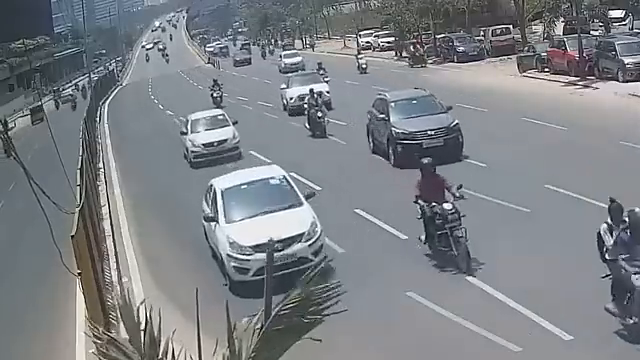
#> input picture frame 88 of video3_safety.mp4, 640 x 360 px, given in place of vehicles.mp4, which was not available
$ python main.py
#> lines starting #> are read from the running program, lines starting #| are printed output that depends on the picture; pictures that were not available may be replaced by others from this repository, and a replacement may not be noted
### utils.py
# utils.py
import cv2

def center_handle(x, y, w, h):
    return int(x + w / 2), int(y + h / 2)

def draw_text(frame, text, pos=(10, 30), color=(0, 0, 255), size=1.0, thickness=2):
    cv2.putText(frame, text, pos, cv2.FONT_HERSHEY_SIMPLEX, size, color, thickness)

def draw_count_line(frame, y_pos, color, width=3):
    cv2.line(frame, (0, y_pos), (frame.shape[1], y_pos), color, width)

### main.py
import cv2
import numpy as np
from config import COUNT_LINE_POSITION, MIN_WIDTH, MIN_HEIGHT, LINE_OFFSET
from config import LINE_COLOR, CROSS_LINE_COLOR, TEXT_COLOR, MOG_HISTORY, MOG_THRESHOLD
from utils import center_handle, draw_text, draw_count_line

# Load video
cap = cv2.VideoCapture('vehicles.mp4')

# Initialize background subtractor
fgbg = cv2.createBackgroundSubtractorMOG2(history=MOG_HISTORY, varThreshold=MOG_THRESHOLD, detectShadows=False)

# Store tracked vehicles
tracked_vehicles = {}
next_vehicle_id = 0
vehicle_count = 0

def assign_vehicle_id(center, existing_tracks, threshold=60):
    """Assign a unique ID to a new vehicle or match with an existing track."""
    min_distance = float('inf')
    matched_id = None
    for vehicle_id, data in existing_tracks.items():
        prev_center = data['center']
        distance = np.sqrt((center[0] - prev_center[0])**2 + (center[1] - prev_center[1])**2)
        if distance < min_distance and distance < threshold:
            min_distance = distance
            matched_id = vehicle_id
    return matched_id

while cap.isOpened():
    ret, frame = cap.read()
#> frame is the input picture: shape (360, 640, 3); mean B, G, R 134.9, 130, 125.9
    if not ret:
        break

    # Resize and crop ROI
    frame = cv2.resize(frame, (1020, 600))
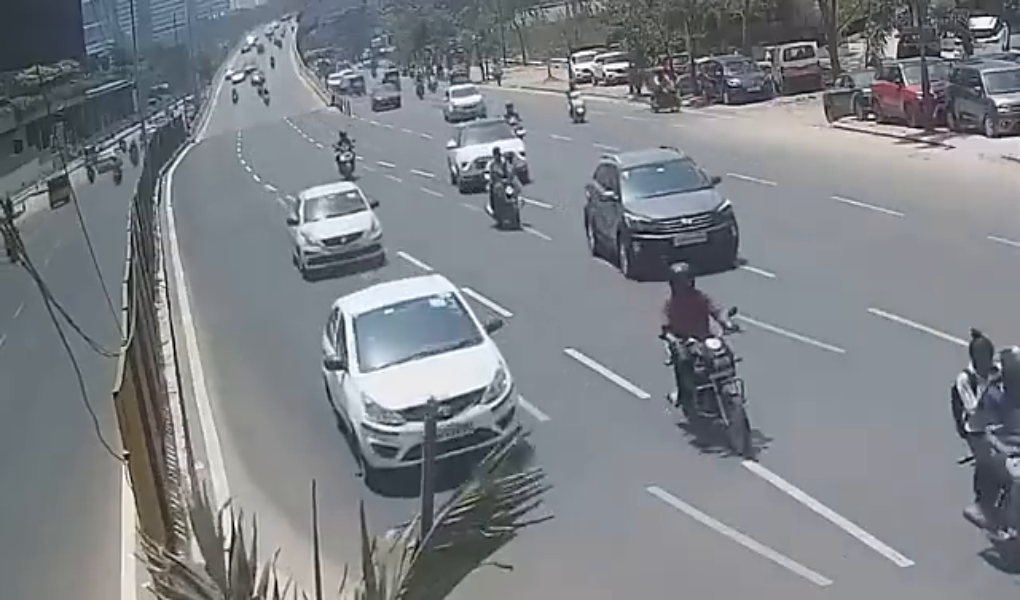
#> frame: shape (600, 1020, 3); mean B, G, R 134.9, 129.9, 125.8
    roi = frame[200:600, :]  # ROI: y=200 to 600
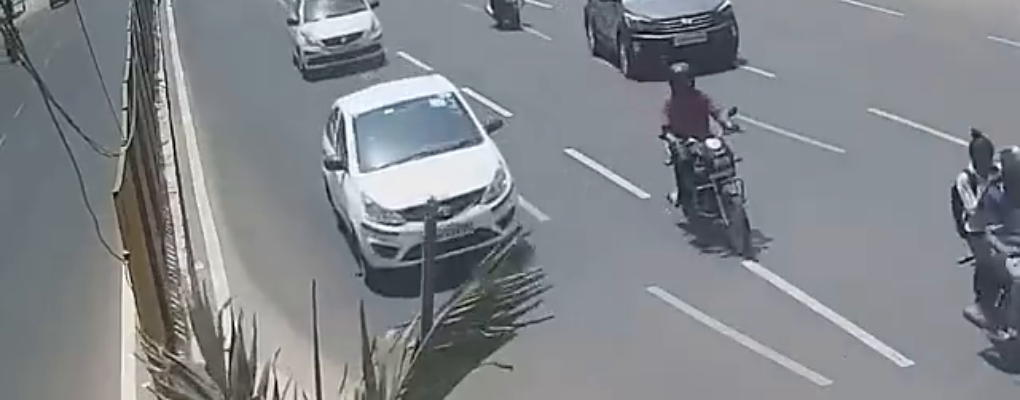
#> roi: shape (400, 1020, 3); mean B, G, R 138.1, 133.6, 129.7

    # Background subtraction
    mask = fgbg.apply(roi)
#> mask: shape (400, 1020); every value is 255
    _, mask = cv2.threshold(mask, 244, 255, cv2.THRESH_BINARY)
    mask = cv2.erode(mask, np.ones((3, 3), np.uint8), iterations=1)  # Reduce noise
    mask = cv2.dilate(mask, np.ones((7, 7), np.uint8), iterations=3)  # Connect vehicle parts

    # Find contours
    contours, _ = cv2.findContours(mask, cv2.RETR_EXTERNAL, cv2.CHAIN_APPROX_SIMPLE)
#> contours = [[[0, 0], [0, 399], [1019, 399], [1019, 0]]]

    # Draw counting line
    draw_count_line(roi, COUNT_LINE_POSITION, LINE_COLOR)

    current_frame_detections = []

    # Process contours
    for cnt in contours:
        x, y, w, h = cv2.boundingRect(cnt)
        area = cv2.contourArea(cnt)
        if w >= MIN_WIDTH and h >= MIN_HEIGHT and area > 300:
            cx, cy = center_handle(x, y, w, h)
            current_frame_detections.append((cx, cy, x, y, w, h))
            cv2.rectangle(roi, (x, y), (x + w, y + h), (255, 255, 0), 2)
            cv2.circle(roi, (cx, cy), 4, (0, 0, 255), -1)
            cv2.putText(roi, f"ID: {next_vehicle_id}", (x, y-10),
                        cv2.FONT_HERSHEY_SIMPLEX, 0.5, (0, 255, 0), 2)
#> this loop made 1 pass
#> (cnt, x, y, w, h, area, cx, cy) on pass 1: ([[0, 0], [0, 399], [1019, 399], [1019, 0]], 0, 0, 1020, 400, 406581, 510, 200)
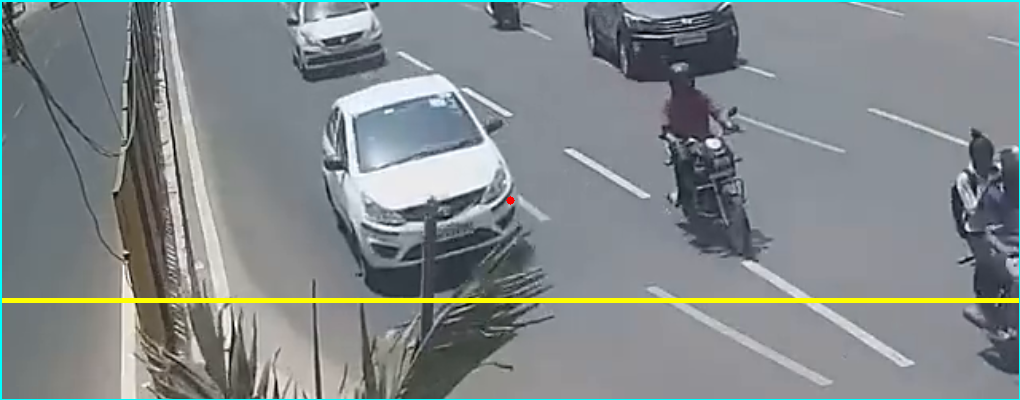
#> roi: shape (400, 1020, 3); mean B, G, R 137.6, 136.3, 129.9
#> after the loop, current_frame_detections = [(510, 200, 0, 0, 1020, 400)]

    # Update tracked vehicles
    new_tracked_vehicles = {}
    for detection in current_frame_detections:
        cx, cy, x, y, w, h = detection
        vehicle_id = assign_vehicle_id((cx, cy), tracked_vehicles)

        if vehicle_id is not None:
            # Update existing vehicle
            new_tracked_vehicles[vehicle_id] = {
                'center': (cx, cy),
                'crossed': tracked_vehicles[vehicle_id]['crossed'],
                'prev_y': tracked_vehicles[vehicle_id]['prev_y']
            }
        else:
            # New vehicle
            new_tracked_vehicles[next_vehicle_id] = {
                'center': (cx, cy),
                'crossed': False,
                'prev_y': cy
            }
            next_vehicle_id += 1
#> this loop made 1 pass
#> (cx, cy, x, y, w, h, next_vehicle_id) on pass 1: (510, 200, 0, 0, 1020, 400, 1)
#> after the loop, new_tracked_vehicles = 1 item; next_vehicle_id = 1

    # Counting logic
    for vehicle_id, data in new_tracked_vehicles.items():
        current_y = data['center'][1]
        prev_y = data['prev_y']

        # Count if vehicle crosses the line (moving downward)
        if not data['crossed'] and prev_y < COUNT_LINE_POSITION <= current_y:
            vehicle_count += 1
            new_tracked_vehicles[vehicle_id]['crossed'] = True
            cv2.line(roi, (0, COUNT_LINE_POSITION), (roi.shape[1], COUNT_LINE_POSITION), CROSS_LINE_COLOR, 3)
            print(f"Vehicle {vehicle_id} counted at y={current_y}, total count={vehicle_count}")

        # Update previous y for next frame
        new_tracked_vehicles[vehicle_id]['prev_y'] = current_y
#> this loop made 1 pass
#> (vehicle_id, data, current_y, prev_y) on pass 1: (0, {'center': (510, 200), 'crossed': False, 'prev_y': 200}, 200, 200)
#> after the loop, vehicle_count = 0

    # Update tracked vehicles (remove if out of ROI)
    tracked_vehicles = {k: v for k, v in new_tracked_vehicles.items() if v['center'][1] < roi.shape[0] - 10}
#> tracked_vehicles = 1 item

    # Display total count
    draw_text(roi, f"Total Vehicles: {vehicle_count}", pos=(10, 50), color=TEXT_COLOR, size=1)
#> in draw_text, `cv2.putText(frame, text, pos, cv2.FONT_HERSHEY_SIMPLEX, size, color, t..`:
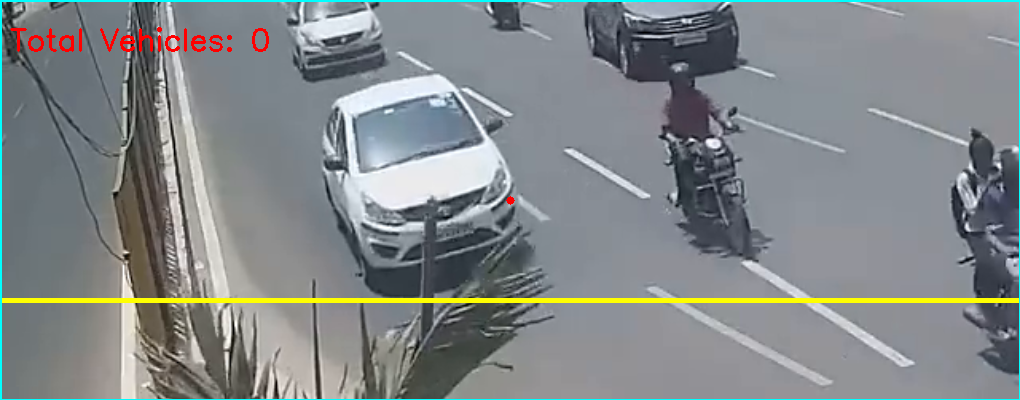
#> frame: shape (400, 1020, 3); mean B, G, R 137.1, 135.9, 130.5

    # Debug: Show mask and frame
    cv2.imshow("Mask", mask)
    cv2.imshow("Vehicle Detection and Counting", roi)

    # Exit on ESC
    if cv2.waitKey(30) == 27:
#> (key Esc is pressed here)
        break

cap.release()
cv2.destroyAllWindows()

$ run again, starting later in the video
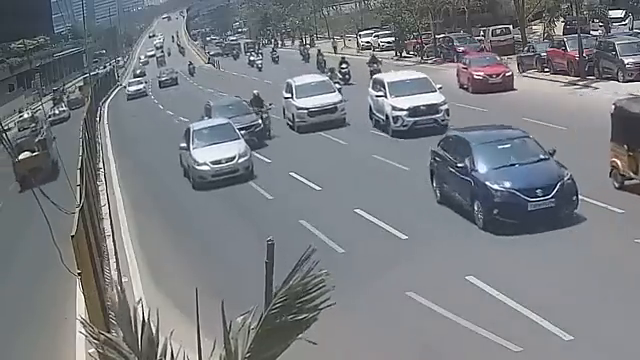
#> input picture frame 399 of video3_safety.mp4, 640 x 360 px, given in place of vehicles.mp4, which was not available
#> frame is the input picture: shape (360, 640, 3); mean B, G, R 130.5, 125.5, 121.8
#> mask: shape (400, 1020); every value is 255
#> contours = [[[0, 0], [0, 399], [1019, 399], [1019, 0]]]
#> the loop `for cnt in contours:` made 1 pass
#> (cnt, x, y, w, h, area, cx, cy) on pass 1: ([[0, 0], [0, 399], [1019, 399], [1019, 0]], 0, 0, 1020, 400, 406581, 510, 200)
#> after the loop `for cnt in contours:`:
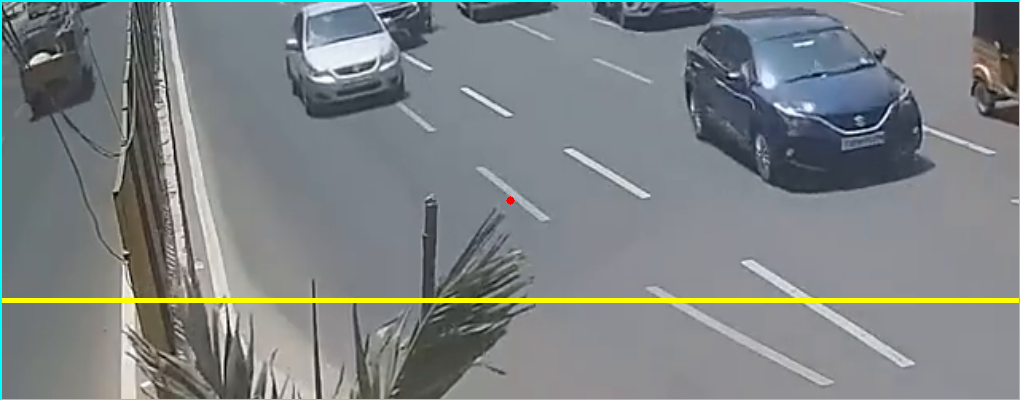
#> roi: shape (400, 1020, 3); mean B, G, R 132.4, 131.2, 124.9
#> after the loop `for cnt in contours:`: current_frame_detections = [(510, 200, 0, 0, 1020, 400)]
#> the loop `for detection in current_frame_detections:` made 1 pass
#> (cx, cy, x, y, w, h, next_vehicle_id) on pass 1: (510, 200, 0, 0, 1020, 400, 1)
#> after the loop `for detection in current_frame_detections:`: new_tracked_vehicles = 1 item; next_vehicle_id = 1
#> the loop `for vehicle_id, data in new_tracked_vehicles.items():` made 1 pass
#> (vehicle_id, data, current_y, prev_y) on pass 1: (0, {'center': (510, 200), 'crossed': False, 'prev_y': 200}, 200, 200)
#> after the loop `for vehicle_id, data in new_tracked_vehicles.items():`: vehicle_count = 0
#> tracked_vehicles = 1 item
#> in draw_text, `cv2.putText(frame, text, pos, cv2.FONT_HERSHEY_SIMPLEX, size, color, t..`:
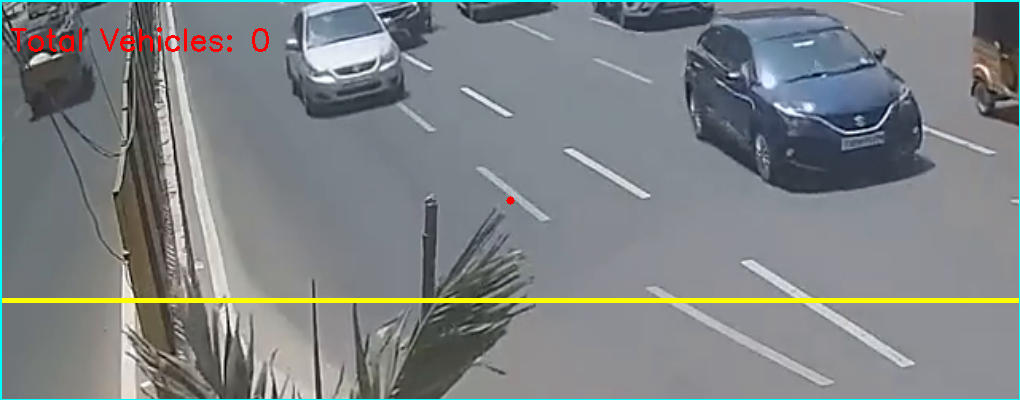
#> frame: shape (400, 1020, 3); mean B, G, R 132, 130.8, 125.5

$ run again, starting later in the video
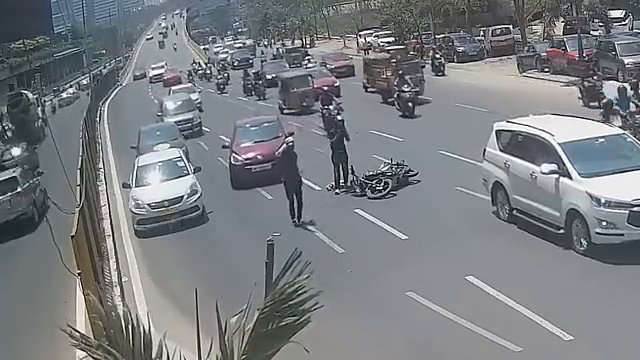
#> input picture frame 710 of video3_safety.mp4, 640 x 360 px, given in place of vehicles.mp4, which was not available
#> frame is the input picture: shape (360, 640, 3); mean B, G, R 130.1, 125.9, 122.3
#> mask: shape (400, 1020); every value is 255
#> contours = [[[0, 0], [0, 399], [1019, 399], [1019, 0]]]
#> the loop `for cnt in contours:` made 1 pass
#> (cnt, x, y, w, h, area, cx, cy) on pass 1: ([[0, 0], [0, 399], [1019, 399], [1019, 0]], 0, 0, 1020, 400, 406581, 510, 200)
#> after the loop `for cnt in contours:`:
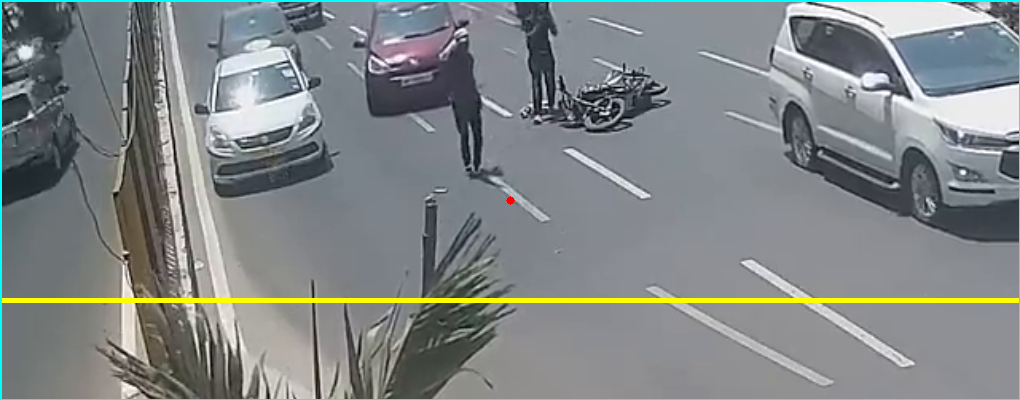
#> roi: shape (400, 1020, 3); mean B, G, R 134.9, 134.5, 128.5
#> after the loop `for cnt in contours:`: current_frame_detections = [(510, 200, 0, 0, 1020, 400)]
#> the loop `for detection in current_frame_detections:` made 1 pass
#> (cx, cy, x, y, w, h, next_vehicle_id) on pass 1: (510, 200, 0, 0, 1020, 400, 1)
#> after the loop `for detection in current_frame_detections:`: new_tracked_vehicles = 1 item; next_vehicle_id = 1
#> the loop `for vehicle_id, data in new_tracked_vehicles.items():` made 1 pass
#> (vehicle_id, data, current_y, prev_y) on pass 1: (0, {'center': (510, 200), 'crossed': False, 'prev_y': 200}, 200, 200)
#> after the loop `for vehicle_id, data in new_tracked_vehicles.items():`: vehicle_count = 0
#> tracked_vehicles = 1 item
#> in draw_text, `cv2.putText(frame, text, pos, cv2.FONT_HERSHEY_SIMPLEX, size, color, t..`:
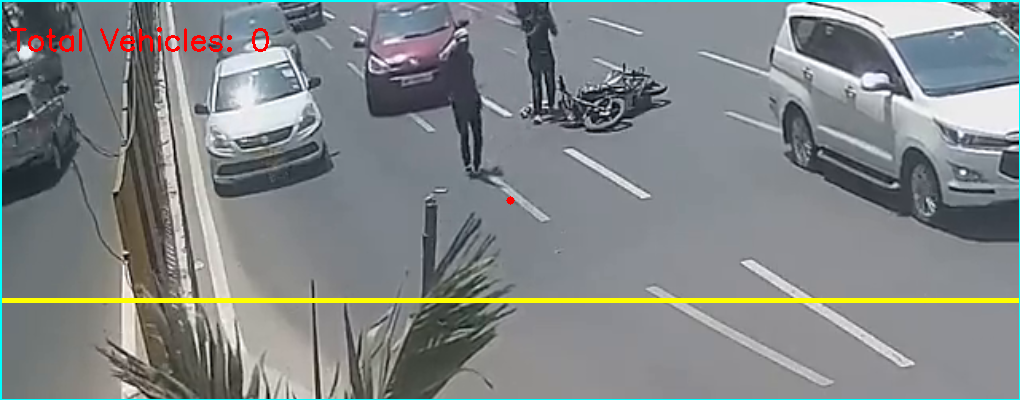
#> frame: shape (400, 1020, 3); mean B, G, R 134.3, 134, 129
